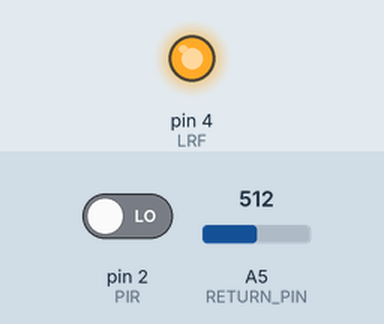
Simulated run of this sketch. Board: Arduino Uno, built with avr-gcc and run on an emulated ATmega328P. Parts: output pins drawn as LEDs (lit = HIGH). Inputs (shaded band) come from the test bench; at power-on: pin 2 (PIR) LOW, A5 (RETURN_PIN) = 512. Pins used as bus, display or sensor lines are not drawn; what the sketch prints to the serial monitor is not drawn.

Above: at 1.2 s.
1.3 s: pin 2 (PIR) driven HIGH
At 2.5 s:
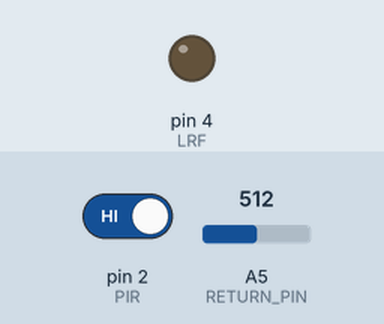
2.8 s: pin 2 (PIR) driven LOW
At 3.2 s:
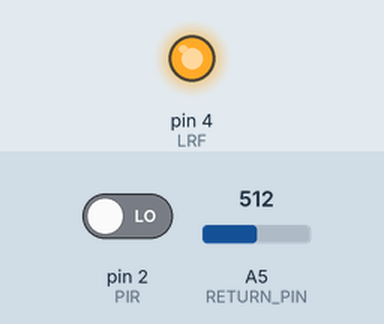
Timing chart, 0 to 5.8 s (numbered marks = the images above; inputs shaded):
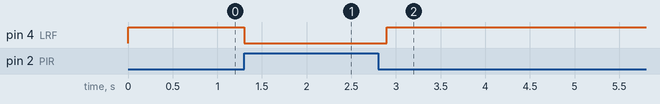

The sketch:

merged4.ino
```cpp
// Low power LIDAR program
#define RETURN_PIN   A5  // Arduino pin tied to Return pin on the OSLRF.
#define LRF  4                // the output pin that the Delay Unit is atteched to
#define PIR  2              // the input pin that the PIR sensor is atteched to

#define xp 3
#define xm 5
#define yp 6
#define ym 10


int t_state;
int return_val = 0;
float pd[4] = {0};
float dist[4] = {0};
float trans[2][4] = {
    {0.433, 0.458, 0.449, 0.428},
    {-25.05, -29.4, -28.85, -25.55}
};
int vx = 0;
int vy = 0;
int i = 0;
int j = 0;
int k = 0;
int m = 0;
int mi = 0;
float temp = 0;
float ms = 0;
int xy[2][4] = {  // Small Area
  {0, 50, 50, 0},
  {0, 0, 50, 50}
};

int xyf[2][4] = { // Large Area
  {0, 200, 200, 0},
  {0, 0, 200, 200}
};

int pir_val = 0; // by default, no motion detected
int t = 0;


#include <Adafruit_GFX.h>
#include <Adafruit_SSD1331.h>
#include <SPI.h>

#define sclk 13
#define mosi 11
#define cs   7    //Not used
#define rst  9
#define dc   8

#define BLACK           0x0000
Adafruit_SSD1331 display = Adafruit_SSD1331(&SPI, cs, dc, rst);
int16_t dxy[2][4] = {
    {0, 48, 0, 48},
    {0, 0, 32, 32}
};
uint16_t color;


void setup()
{
  pinMode(LRF, OUTPUT);      // initalize onboard LED as an output
  pinMode(PIR, INPUT);    // initialize PIR as an input
  noInterrupts();
  CLKPR = _BV(CLKPCE);  // enable change of the clock prescaler
  CLKPR = _BV(CLKPS0);  // disvide frequency by 2
  interrupts();

  // Configure Timer 0 for phase correct PWM @ 25 kHz.
  TCCR0A = 0;           // undo the configuration done by...
  TCCR0B = 0;           // ...the Arduino core library
  TCNT0  = 0;           // reset timer
  TCCR0A = _BV(COM0B1)  // non-inverted PWM on ch. B
           | _BV(WGM00);  // mode 5: ph. correct PWM, TOP = OCR0A
  TCCR0B = _BV(WGM02)   // ditto
           | _BV(CS00);   // prescaler = 1
  OCR0A  = 255;         // TOP = 160

  // Same for Timer 1.
  TCCR1A = 0;
  TCCR1B = 0;
  TCNT1  = 0;
  TCCR1A = _BV(COM1A1)  // non-inverted PWM on ch. A
           | _BV(COM1B1)  // same on ch. B
           | _BV(WGM11);  // mode 10: ph. correct PWM, TOP = ICR1
  TCCR1B = _BV(WGM13)   // ditto
           | _BV(CS10);   // prescaler = 1
  ICR1   = 255;

  // Same for Timer 2.
  TCCR2A = 0;
  TCCR2B = 0;
  TCNT2  = 0;
  TCCR2A = _BV(COM2B1)  // non-inverted PWM on ch. B
           | _BV(WGM20);  // mode 5: ph. correct PWM, TOP = OCR2A
  TCCR2B = _BV(WGM22)   // ditto
           | _BV(CS20);   // prescaler = 1
  OCR2A  = 255;

  // Set the main system clock to 8 MHz.

  Serial.begin(38400);

  //display.fillScreen(BLACK);
  //Serial.println("BLACK");
}

void loop()
{
  t_state = digitalRead(PIR);  // read PIR

  if (t_state == HIGH) {
    t = 2;  // Delay time for Motion leave
    if (pir_val == LOW){
      pir_val = HIGH;
      digitalWrite(LRF, LOW); // LOW is ON
      Serial.println("Motion Detected, wait to turn on LRF");
      delay(200000);
      Serial.println("LRF ON");
    }
  }
   else {
   digitalWrite(LRF, HIGH); //HIGH is OFF
   pir_val = LOW;
   Serial.println("OFF");
  }

  while (t >0){
    t = t-1;   //Keep scan t freams until stop
    Serial.print("t = ");
    Serial.println(t);
    m = 0;
    temp = 0;
    float pd[4] = {0};

    for (k = 0; k <= 3; k++ ) { //Large Area
      temp = 0;
      for (i = 0; i <= 3; i++) { //Small Area
        vx = xy[0][i] + xyf[0][k];
        vy = xy[1][i] + xyf[1][k];
        analogWrite( xp,  vx);  // duty cycle = 1/160
        analogWrite( xm,  255 - vx); // ~ 1/3
        analogWrite( yp, vy);  // ~ 2/3
        analogWrite( ym, 255 - vy); // 159/160
        //Serial.print(vx);
        //Serial.print(',');
        //Serial.print(vy);
        //Serial.print(',');
        return_val = 0;
        delay(200); // Wait for the MEMS mirror to stablize
        for (j = 0; j < 10; j++) { // Take Average of 10 measurement at each scanning location
          //delay(1000);
          return_val = return_val + analogRead(RETURN_PIN);
        }
        temp = temp + return_val / 10;
      }
      pd[m] = pd[m] + temp / 4;  //Average the 4 distance at each large area

      m = m + 1;
    }

    for (i = 0; i<=3;i++) {
        if (pd[i]>=50 && pd[i]<=130){             //Outside the range is invalid
            dist[i] = pd[i]*trans[0][i]+trans[1][i];
        }
        else{
            dist[i] = 0;
        }
        Serial.print(dist[i]);   //Print the average distnaces in the 4 large Areas
        Serial.print(',');
    }

    // m = 0;
    // ms = dist[m];

    // for (m = 0; m < 4; m++) // Find the closest area in area 0, 1, 2, 3
    // {
      // if (dist[m] < ms)
      // {
        // ms = pd[m];
        // mi = m;
      // }
    // }
    // Serial.println(mi);
  }


}
```

Measured:
- after the input at 1.3 s, pin 4 (LRF): HIGH → LOW at once
- after the input at 2.8 s, pin 4 (LRF): LOW → HIGH after 0.10 s
